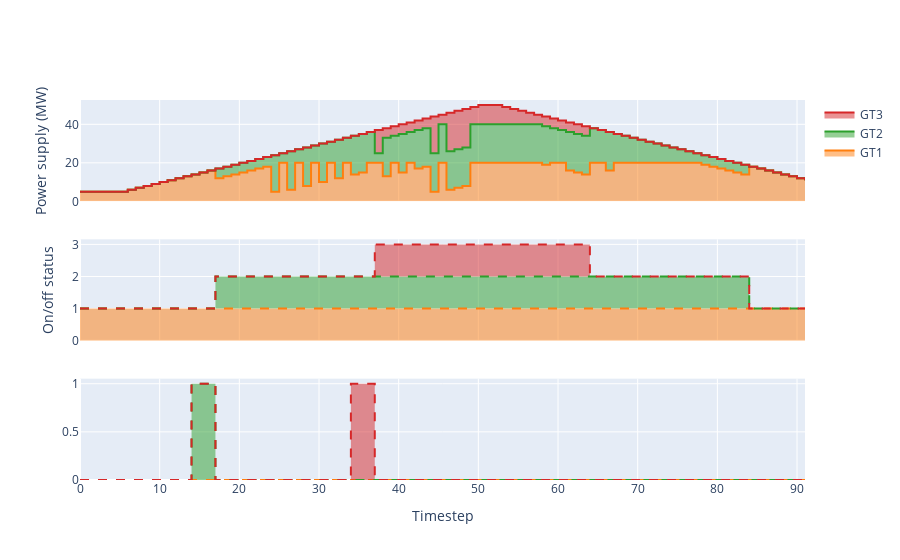

This figure's notebook cell:
### Code cell
plots.plot_deviceprofile(mc,devs=['GT1','GT2','GT3'],includeOnOff=True,includePrep=True)

### Figure 1 — Plotly figure (JSON) as saved in the notebook; plotly's stock layout.template omitted (floating-point values rounded to 4 significant figures)
{"data": [{"legendgroup": "GT1", "line": {"color": "rgb(255, 127, 14)", "shape": "hv"}, "name": "GT1", "stackgroup": "P", "type": "scatter", "xaxis": "x", "y": [5, 5, 5, 5, 5, 5, 6, 7, 8, 9, 10, 11, 12, 13, 14, 15, 16, 12, 13, 14, 15, 16, 17, 18, 5, 20, 6, 20, 8, 20, 10, 20, 12, 20, 14, 15, 20, 20, 13, 20, 15, 20, 17, 18, 5, 20, 6, 7, 8, 20, 20, 20, 20, 20, 20, 20, 20, 20, 19, 20, 20, 16, 15, 14, 20, 20, 16, 20, 20, 20, 20, 20, 20, 20, 20, 20, 20, 20, 19, 18, 17, 16, 15, 14, 18, 17, 16, 15, 14, 13, 12, 11], "yaxis": "y"}, {"legendgroup": "GT1", "line": {"color": "rgb(255, 127, 14)", "dash": "dash", "shape": "hv"}, "name": "GT1", "showlegend": false, "stackgroup": "ison", "type": "scatter", "xaxis": "x2", "y": [1, 1, 1, 1, 1, 1, 1, 1, 1, 1, 1, 1, 1, 1, 1, 1, 1, 1, 1, 1, 1, 1, 1, 1, 1, 1, 1, 1, 1, 1, 1, 1, 1, 1, 1, 1, 1, 1, 1, 1, 1, 1, 1, 1, 1, 1, 1, 1, 1, 1, 1, 1, 1, 1, 1, 1, 1, 1, 1, 1, 1, 1, 1, 1, 1, 1, 1, 1, 1, 1, 1, 1, 1, 1, 1, 1, 1, 1, 1, 1, 1, 1, 1, 1, 1, 1, 1, 1, 1, 1, 1, 1], "yaxis": "y2"}, {"legendgroup": "GT1", "line": {"color": "rgb(255, 127, 14)", "dash": "dash", "shape": "hv"}, "name": "GT1", "showlegend": false, "stackgroup": "ison", "type": "scatter", "xaxis": "x3", "y": [0, 0, 0, 0, 0, 0, 0, 0, 0, 0, 0, 0, 0, 0, 0, 0, 0, 0, 0, 0, 0, 0, 0, 0, 0, 0, 0, 0, 0, 0, 0, 0, 0, 0, 0, 0, 0, 0, 0, 0, 0, 0, 0, 0, 0, 0, 0, 0, 0, 0, 0, 0, 0, 0, 0, 0, 0, 0, 0, 0, 0, 0, 0, 0, 0, 0, 0, 0, 0, 0, 0, 0, 0, 0, 0, 0, 0, 0, 0, 0, 0, 0, 0, 0, 0, 0, 0, 0, 0, 0, 0, 0], "yaxis": "y3"}, {"legendgroup": "GT2", "line": {"color": "rgb(44, 160, 44)", "shape": "hv"}, "name": "GT2", "stackgroup": "P", "type": "scatter", "xaxis": "x", "y": [0, 0, 0, 0, 0, 0, 0, 0, 0, 0, 0, 0, 0, 0, 0, 0, 0, 5, 5, 5, 5, 5, 5, 5, 19, 5, 20, 7, 20, 9, 20, 11, 20, 13, 20, 20, 16, 5, 20, 14, 20, 16, 20, 20, 20, 20, 20, 20, 20, 20, 20, 20, 20, 20, 20, 20, 20, 20, 20, 18, 17, 20, 20, 20, 18, 17, 20, 15, 14, 13, 12, 11, 10, 9, 8, 7, 6, 5, 5, 5, 5, 5, 5, 5, 0, 0, 0, 0, 0, 0, 0, 0], "yaxis": "y"}, {"legendgroup": "GT2", "line": {"color": "rgb(44, 160, 44)", "dash": "dash", "shape": "hv"}, "name": "GT2", "showlegend": false, "stackgroup": "ison", "type": "scatter", "xaxis": "x2", "y": [0, 0, 0, 0, 0, 0, 0, 0, 0, 0, 0, 0, 0, 0, 0, 0, 0, 1, 1, 1, 1, 1, 1, 1, 1, 1, 1, 1, 1, 1, 1, 1, 1, 1, 1, 1, 1, 1, 1, 1, 1, 1, 1, 1, 1, 1, 1, 1, 1, 1, 1, 1, 1, 1, 1, 1, 1, 1, 1, 1, 1, 1, 1, 1, 1, 1, 1, 1, 1, 1, 1, 1, 1, 1, 1, 1, 1, 1, 1, 1, 1, 1, 1, 1, 0, 0, 0, 0, 0, 0, 0, 0], "yaxis": "y2"}, {"legendgroup": "GT2", "line": {"color": "rgb(44, 160, 44)", "dash": "dash", "shape": "hv"}, "name": "GT2", "showlegend": false, "stackgroup": "ison", "type": "scatter", "xaxis": "x3", "y": [0, 0, 0, 0, 0, 0, 0, 0, 0, 0, 0, 0, 0, 0, 1, 1, 1, 0, 0, 0, 0, 0, 0, 0, 0, 0, 0, 0, 0, 0, 0, 0, 0, 0, 0, 0, 0, 0, 0, 0, 0, 0, 0, 0, 0, 0, 0, 0, 0, 0, 0, 0, 0, 0, 0, 0, 0, 0, 0, 0, 0, 0, 0, 0, 0, 0, 0, 0, 0, 0, 0, 0, 0, 0, 0, 0, 0, 0, 0, 0, 0, 0, 0, 0, 0, 0, 0, 0, 0, 0, 0, 0], "yaxis": "y3"}, {"legendgroup": "GT3", "line": {"color": "rgb(214, 39, 40)", "shape": "hv"}, "name": "GT3", "stackgroup": "P", "type": "scatter", "xaxis": "x", "y": [0, 0, 0, 0, 0, 0, 0, 0, 0, 0, 0, 0, 0, 0, 0, 0, 0, 0, 0, 0, 0, 0, 0, 0, 0, 0, 0, 0, 0, 0, 0, 0, 0, 0, 0, 0, 0, 12, 5, 5, 5, 5, 5, 5, 19, 5, 20, 20, 20, 9, 10, 10, 10, 9, 8, 7, 6, 5, 5, 5, 5, 5, 5, 5, 0, 0, 0, 0, 0, 0, 0, 0, 0, 0, 0, 0, 0, 0, 0, 0, 0, 0, 0, 0, 0, 0, 0, 0, 0, 0, 0, 0], "yaxis": "y"}, {"legendgroup": "GT3", "line": {"color": "rgb(214, 39, 40)", "dash": "dash", "shape": "hv"}, "name": "GT3", "showlegend": false, "stackgroup": "ison", "type": "scatter", "xaxis": "x2", "y": [0, 0, 0, 0, 0, 0, 0, 0, 0, 0, 0, 0, 0, 0, 0, 0, 0, 0, 0, 0, 0, 0, 0, 0, 0, 0, 0, 0, 0, 0, 0, 0, 0, 0, 0, 0, 0, 1, 1, 1, 1, 1, 1, 1, 1, 1, 1, 1, 1, 1, 1, 1, 1, 1, 1, 1, 1, 1, 1, 1, 1, 1, 1, 1, 0, 0, 0, 0, 0, 0, 0, 0, 0, 0, 0, 0, 0, 0, 0, 0, 0, 0, 0, 0, 0, 0, 0, 0, 0, 0, 0, 0], "yaxis": "y2"}, {"legendgroup": "GT3", "line": {"color": "rgb(214, 39, 40)", "dash": "dash", "shape": "hv"}, "name": "GT3", "showlegend": false, "stackgroup": "ison", "type": "scatter", "xaxis": "x3", "y": [0, 0, 0, 0, 0, 0, 0, 0, 0, 0, 0, 0, 0, 0, 0, 0, 0, 0, 0, 0, 0, 0, 0, 0, 0, 0, 0, 0, 0, 0, 0, 0, 0, 0, 1, 1, 1, 0, 0, 0, 0, 0, 0, 0, 0, 0, 0, 0, 0, 0, 0, 0, 0, 0, 0, 0, 0, 0, 0, 0, 0, 0, 0, 0, 0, 0, 0, 0, 0, 0, 0, 0, 0, 0, 0, 0, 0, 0, 0, 0, 0, 0, 0, 0, 0, 0, 0, 0, 0, 0, 0, 0], "yaxis": "y3"}], "layout": {"autosize": true, "legend": {"traceorder": "reversed"}, "xaxis": {"anchor": "y", "autorange": true, "domain": [0, 1], "matches": "x3", "range": [0, 91], "showticklabels": false, "title": {"text": ""}}, "xaxis2": {"anchor": "y2", "autorange": true, "domain": [0, 1], "matches": "x3", "range": [0, 91], "showticklabels": false}, "xaxis3": {"anchor": "y3", "autorange": true, "domain": [0, 1], "range": [0, 91], "title": {"text": "Timestep"}}, "yaxis": {"anchor": "x", "autorange": true, "domain": [0.7333, 1], "range": [0, 52.63], "title": {"text": "Power supply (MW)"}, "type": "linear"}, "yaxis2": {"anchor": "x2", "autorange": true, "domain": [0.3667, 0.6333], "range": [0, 3.158], "title": {"text": "On/off status"}, "type": "linear"}, "yaxis3": {"anchor": "x3", "autorange": true, "domain": [0, 0.2667], "range": [0, 1.053], "type": "linear"}}}
